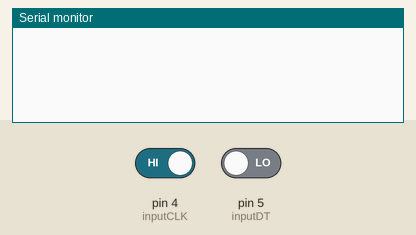
A sketch run on a simulated Arduino Uno, built with avr-gcc and run on an emulated ATmega328P. Shown: the last lines printed to the serial monitor. Inputs (shaded band) come from the test bench; at power-on: pin 4 (inputCLK) HIGH, pin 5 (inputDT) LOW.

Above: at 1.2 s.
1.3 s: pin 4 (inputCLK) driven LOW
At 1.8 s:
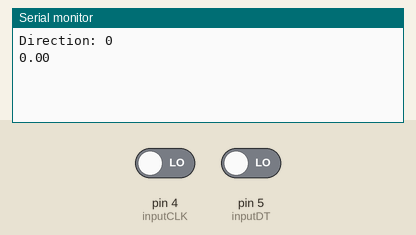
2.8 s: pin 4 (inputCLK) driven HIGH
At 4.1 s:
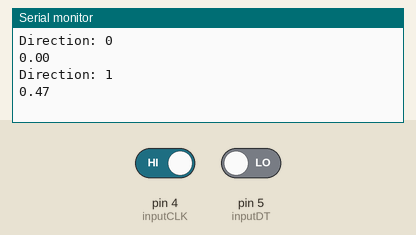

Measured:
- after the input at 1.3 s, the serial monitor: prints a new line at once (image 1)
- after the input at 2.8 s, the serial monitor: prints a new line at once (image 2)

The sketch:

Encodeur2.5.ino
```cpp
 // Rotary Encoder Inputs qui s'incrémente en fonction des tours
 #define inputCLK 4
 #define inputDT 5

 int counter = 0;
 int currentStateCLK;
 int previousStateCLK;

 const float pi = 3.14;
 const float R = 1.5;
 const int N = 10;
 float distance = 0;

 void setup() {

   // Set encoder pins as inputs
   pinMode (inputCLK,INPUT);
   pinMode (inputDT,INPUT);

   // Setup Serial Monitor
   Serial.begin (9600);

   // Read the initial state of inputCLK
   // Assign to previousStateCLK variable
   previousStateCLK = digitalRead(inputCLK);

 }

 void loop() {

  // Read the current state of inputCLK
   currentStateCLK = digitalRead(inputCLK);

   // If the previous and the current state of the inputCLK are different then a pulse has occured
   if (currentStateCLK != previousStateCLK){

     // If the inputDT state is different than the inputCLK state then
     // the encoder is rotating counterclockwise
     if (digitalRead(inputDT) != currentStateCLK) {
       //counter --;
counter ++;

     } /*else {
       // Encoder is rotating clockwise
       counter ++;
     }*/

    distance = ((2*pi*R)/N) * counter / 2
    ;

    // distance = (2*pi*R) * counter ;


     Serial.print("Direction: ");
     Serial.println(counter);
     Serial.println(distance);
   }
   // Update previousStateCLK with the current state
   previousStateCLK = currentStateCLK;
 }
```
